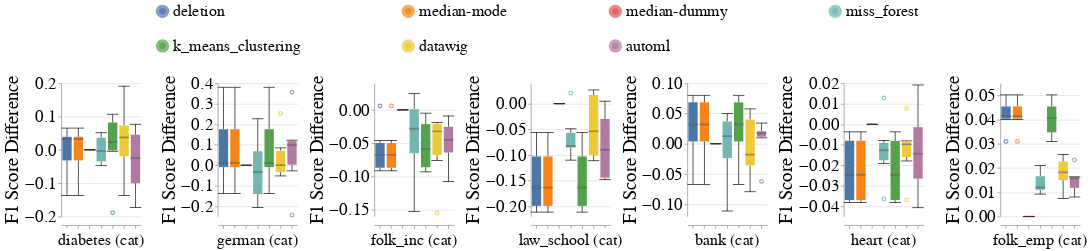

The notebook cell this image was saved under:
### Markdown cell above
### Disparity Metrics

### Code cell
create_box_plots_for_diff_imputers_and_datasets_for_mixed_exp(train_injection_scenario='mixed_exp',
                                                              test_injection_scenario='MCAR1 & MAR1 & MNAR1',
                                                              metric_name='f1_score',
                                                              dataset_to_column_name=DATASET_TO_COLUMN_NAME,
                                                              dataset_to_group=DATASETS_SENSITIVE_ATTRS,
                                                              db_client=db_client,
                                                              without_dummy=False)

### Figure 1 — Vega-Lite specification as saved in the notebook (floating-point values rounded to 4 significant figures; data arrays with more than 128 entries replaced by an {"elided": "..."} marker saying what was removed)
{"config": {"view": {"continuousWidth": 400, "continuousHeight": 300, "stroke": null}, "axis": {"labelFontSize": 26, "labelFontWeight": "normal", "titleFontSize": 28, "titleFontWeight": "normal"}, "facet": {"spacing": 15}, "header": {"labelFontSize": 24, "labelOrient": "bottom", "labelPadding": 5, "titleFontSize": 28}, "legend": {"columns": 4, "direction": "horizontal", "labelFontSize": 24, "labelLimit": 400, "orient": "top", "symbolOffset": 140, "symbolStrokeWidth": 10, "titleAnchor": "middle", "titleFontSize": 26, "titleLimit": 300}, "title": {"fontSize": 28}}, "data": {"name": "data-8ae069c8fe961d17803284a387a04025"}, "mark": {"type": "boxplot", "median": {"stroke": "black", "strokeWidth": 0.7}, "ticks": true}, "encoding": {"color": {"field": "Null_Imputer_Name", "sort": ["deletion", "median-mode", "median-dummy", "miss_forest", "k_means_clustering", "datawig", "automl"], "title": null, "type": "nominal"}, "column": {"field": "Extended_Dataset_Name", "sort": {"field": "Dataset_Sequence_Number", "order": "ascending"}, "title": null, "type": "nominal"}, "x": {"axis": {"labels": false}, "field": "Null_Imputer_Name", "sort": ["deletion", "median-mode", "median-dummy", "miss_forest", "k_means_clustering", "datawig", "automl"], "title": null, "type": "nominal"}, "y": {"field": "F1_Score_Difference", "scale": {"zero": false}, "title": "F1 Score Difference", "type": "quantitative"}}, "height": 200, "resolve": {"scale": {"y": "independent"}}, "width": 120, "$schema": "https://vega.github.io/schema/vega-lite/v4.17.0.json", "datasets": {"data-8ae069c8fe961d17803284a387a04025": {"elided": "293 records"}}}
